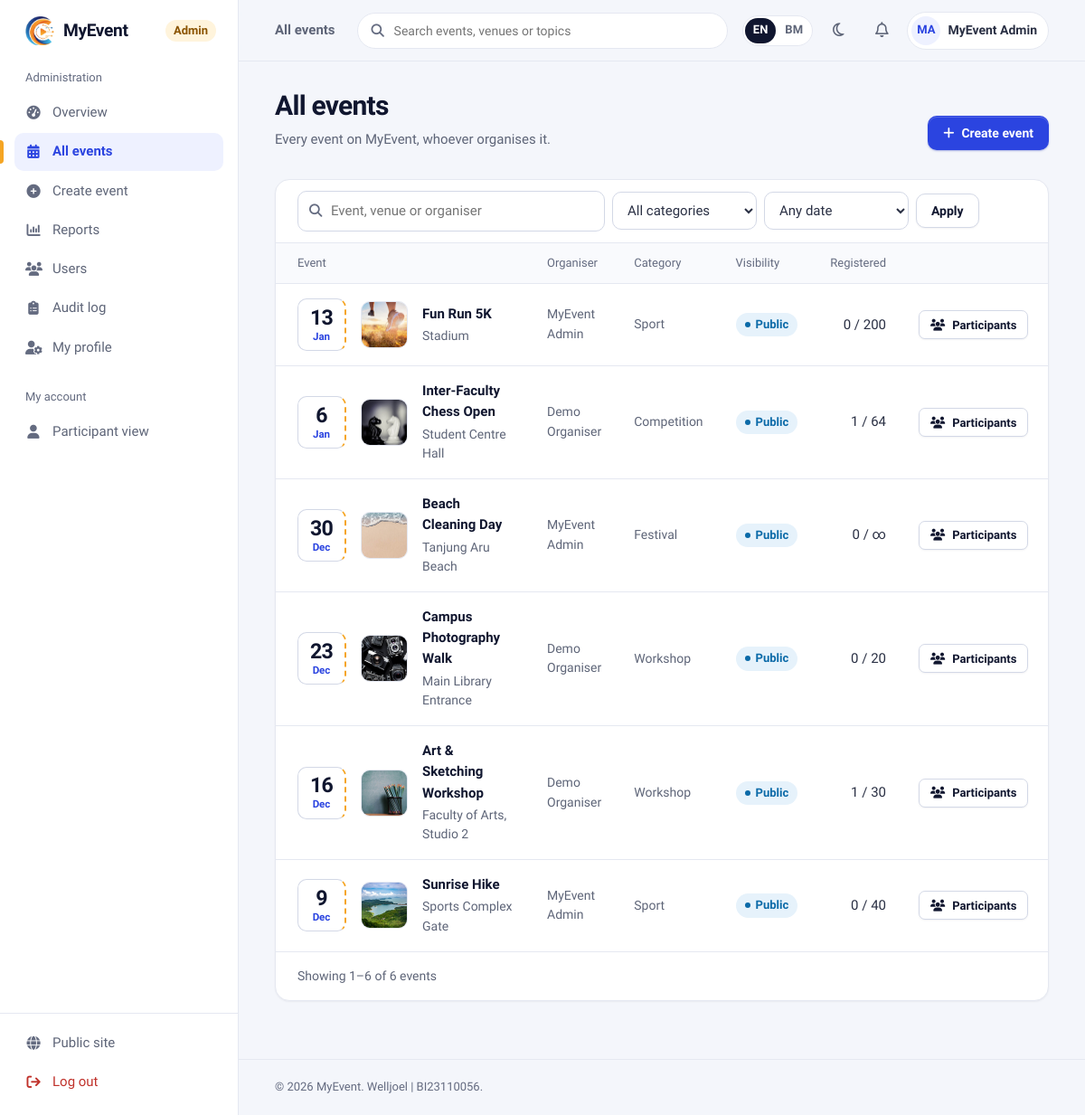
Screenshot of /admin/events/manage.php (signed in) with the database file from the repository.
### tables this page shows
CREATE TABLE IF NOT EXISTS `users` (
  `user_id` int(11) NOT NULL AUTO_INCREMENT,
  `category` enum('Staff','Student','Public') NOT NULL,
  `name` varchar(255) NOT NULL,
  `email` varchar(255) NOT NULL,
  `phone` varchar(20) DEFAULT NULL,
  `organization` varchar(255) NOT NULL,
  `recommend_events` text DEFAULT NULL,
  `password` varchar(255) NOT NULL,
  `role` enum('Admin','User') NOT NULL DEFAULT 'User',
  `created_at` timestamp NOT NULL DEFAULT current_timestamp(),
  `bio` text DEFAULT NULL,
  `profile_pic` varchar(255) DEFAULT NULL,
  `email_participant` tinyint(1) NOT NULL DEFAULT 1 COMMENT 'Emails about my own registrations and events I joined',
  `email_organiser` tinyint(1) NOT NULL DEFAULT 1 COMMENT 'Emails when people register for events I organise',
  `locale` varchar(5) DEFAULT NULL COMMENT 'Interface and email language: en or ms (NULL = not chosen yet)',
  PRIMARY KEY (`user_id`),
  UNIQUE KEY `email` (`email`)
);

CREATE TABLE IF NOT EXISTS `events` (
  `event_id` int(11) NOT NULL AUTO_INCREMENT,
  `event_name` varchar(255) NOT NULL,
  `description` text DEFAULT NULL,
  `contact_no` varchar(20) DEFAULT NULL,
  `category_id` int(10) unsigned DEFAULT NULL,
  `venue` varchar(255) NOT NULL,
  `event_date` date NOT NULL,
  `event_time` time NOT NULL,
  `end_time` time DEFAULT NULL,
  `mode` enum('Physical','Online','Hybrid') NOT NULL DEFAULT 'Physical',
  `remarks` text DEFAULT NULL,
  `visibility` enum('Public','Private') NOT NULL DEFAULT 'Public',
  `poster_path` varchar(255) DEFAULT NULL,
  `created_by` int(11) DEFAULT NULL,
  `created_at` timestamp NOT NULL DEFAULT current_timestamp(),
  `fee` decimal(10,2) NOT NULL DEFAULT 0.00,
  `reg_close_date` date DEFAULT NULL,
  `max_participants` int(11) NOT NULL DEFAULT 0,
  PRIMARY KEY (`event_id`),
  KEY `category_id` (`category_id`),
  KEY `fk_events_createdby` (`created_by`),
  KEY `idx_events_date` (`event_date`),
  CONSTRAINT `events_ibfk_1` FOREIGN KEY (`category_id`) REFERENCES `event_category` (`category_id`) ON DELETE SET NULL ON UPDATE CASCADE,
  CONSTRAINT `fk_events_createdby` FOREIGN KEY (`created_by`) REFERENCES `users` (`user_id`) ON DELETE SET NULL ON UPDATE CASCADE,
  CONSTRAINT `chk_events_fee` CHECK (`fee` >= 0),
  CONSTRAINT `chk_events_capacity` CHECK (`max_participants` >= 0)
);

CREATE TABLE IF NOT EXISTS `event_category` (
  `category_id` int(10) unsigned NOT NULL AUTO_INCREMENT,
  `categoryName` varchar(100) NOT NULL,
  `categoryDesc` varchar(100) NOT NULL,
  `createDate` timestamp NOT NULL DEFAULT current_timestamp(),
  PRIMARY KEY (`category_id`)
);

### admin/events/manage.php (the view, shortened to what the rows shown need)
<?php
require_once __DIR__ . '/../../config.php';
$where  = '1 = 1';
$types  = '';
$params = [];
$from  = 'FROM events e LEFT JOIN users u ON u.user_id = e.created_by LEFT JOIN event_category c ON c.category_id = e.category_id';
$total = (int) db_value($conn, "SELECT COUNT(*) $from WHERE $where", $types, $params);
$p     = paginate($total, 12);
$rows  = db_all($conn,
    "SELECT e.event_id, e.event_name, e.event_date, e.venue, e.visibility, e.max_participants, e.poster_path,
            u.name AS organiser, c.categoryName,
            (SELECT COUNT(*) FROM registrations r WHERE r.event_id = e.event_id AND r.approval_status <> 'Rejected') AS taken
     $from WHERE $where
     ORDER BY e.event_date DESC
     LIMIT ? OFFSET ?", $types . 'ii', array_merge($params, [$p['per_page'], $p['offset']]));
$nav_area   = 'admin';
include ROOT_PATH . '/include/layout/app_start.php';
?>
<div class="page-header">
    <div>
        <h1><?= t('All events') ?></h1>
    </div>
</div>
<section class="card">
    <?php if ($rows): ?>
        <div class="table-wrap">
            <table class="table">
                <thead>
                    <tr>
                        <th scope="col"><?= t('Event') ?></th>
                        <th scope="col"><?= t('Organiser') ?></th>
                        <th scope="col"><?= t('Category') ?></th>
                        <th scope="col"><?= t('Visibility') ?></th>
                        <th scope="col" class="num"><?= t('Registered') ?></th>
                        <th scope="col" class="actions"><span class="sr-only"><?= t('Actions') ?></span></th>
                    </tr>
                </thead>
                <tbody>
                <?php foreach ($rows as $row): ?>
                    <tr>
                        <td>
                            <div class="event-cell">
                                <?= datestub($row['event_date']) ?>
                                <img class="thumb" src="<?= e(poster_url($row['poster_path'])) ?>" alt="" loading="lazy">
                                <div>
                                    <a class="event-cell-title" href="<?= e(BASE_URL) ?>event_detail.php?id=<?= (int) $row['event_id'] ?>"><?= e($row['event_name']) ?></a>
                                    <div class="event-cell-meta"><?= e($row['venue']) ?></div>
                                </div>
                            </div>
                        </td>
                        <td class="cell-muted"><?= e($row['organiser'] ?? __('No organiser')) ?></td>
                        <td class="cell-muted"><?= e($row['categoryName'] ?? __('Uncategorised')) ?></td>
                        <td><?= status_badge($row['visibility']) ?></td>
                        <td class="num"><?= (int) $row['taken'] ?> / <?= (int) $row['max_participants'] > 0 ? (int) $row['max_participants'] : '&infin;' ?></td>
                        <td class="actions">
                            <a class="btn btn-secondary btn-sm" href="../organizer/manage_participants.php?event_id=<?= (int) $row['event_id'] ?>"><i class="fa-solid fa-users"></i> <?= t('Participants') ?></a>
                            <a class="btn btn-ghost btn-icon" href="edit.php?id=<?= (int) $row['event_id'] ?>" title="<?= t('Edit event') ?>" aria-label="<?= t('Edit {name}', ['name' => $row['event_name']]) ?>"><i class="fa-solid fa-pen"></i></a>
                        </td>
                    </tr>
                <?php endforeach; ?>
                </tbody>
            </table>
        </div>
    <?php endif; ?>
</section>
<?php include ROOT_PATH . '/include/layout/app_end.php'; ?>

### include/layout/app_start.php (shortened to what the rows shown need)
<?php
$nav_area   = $nav_area ?? 'user';
$__uid    = current_user_id();
$__me     = db_all($conn, 'SELECT name, profile_pic FROM users WHERE user_id = ?', 'i', [$__uid])[0]
            ?? ['name' => $_SESSION['name'] ?? '', 'profile_pic' => null];
$__avatar = avatar_url($__me['profile_pic']);
$u = BASE_URL;
$__profileUrl = $nav_area === 'admin' ? $u . 'admin/profile.php' : $u . 'users/profile.php';
?>
<!DOCTYPE html>
<html lang="<?= e(html_lang()) ?>">
<head>
    <link rel="stylesheet" href="https://cdnjs.cloudflare.com/ajax/libs/font-awesome/6.5.0/css/all.min.css">
    <link rel="stylesheet" href="<?= e($u) ?>assets/css/app.css?v=16">
</head>
<body class="app">
<div class="app-shell">
    <header class="topbar">
        <div class="topbar-actions">
            <a class="user-chip" href="<?= e($__profileUrl) ?>">
                <?php if ($__avatar): ?>
                    <img class="avatar" src="<?= e($__avatar) ?>" alt="">
                <?php else: ?>
                    <span class="avatar" aria-hidden="true"><?= e(initials($__me['name'])) ?></span>
                <?php endif; ?>
                <span class="user-chip-name"><?= e($__me['name']) ?></span>
            </a>
        </div>
    </header>
    <main class="app-main" id="main">

### include/helpers.php (shortened to what the rows shown need)
<?php
function poster_url(?string $file): string
{
    if ($file && basename($file) === $file) {
        foreach ([POSTER_DIR, 'assets/img'] as $dir) {
            if (is_file(ROOT_PATH . '/' . $dir . '/' . $file)) {
                return BASE_URL . $dir . '/' . rawurlencode($file);
            }
        }
    }
    return BASE_URL . 'assets/img/event-placeholder.svg';
}
function avatar_url(?string $file): ?string
{
    return null;
}
function datestub(?string $date): string
{
    if (!$date || !($ts = strtotime($date))) {
        return '<span class="datestub is-past" aria-label="' . e(__('No date')) . '"><b>–</b><span>' . e(__('TBA')) . '</span></span>';
    }
    $past = date('Y-m-d', $ts) < date('Y-m-d') ? ' is-past' : '';
    return '<span class="datestub' . $past . '" aria-label="' . e(ldate('j F Y', $ts)) . '"><b>'
        . date('j', $ts) . '</b><span>' . e(ldate('M', $ts)) . '</span></span>';
}
function status_badge(?string $status): string
{
    $map = [
        'Approved' => 'badge-success', 'Present' => 'badge-success', 'Public' => 'badge-info',
        'Pending'  => 'badge-warning', 'Private' => 'badge-warning',
        'Rejected' => 'badge-danger',
        'Absent'   => '',
        'Admin'    => 'badge-brand', 'User' => '',
    ];
    $status = $status ?: 'Unknown';
    return '<span class="badge ' . ($map[$status] ?? '') . '">' . e(status_label($status)) . '</span>';
}
function status_label(string $value): string
{
    $labels = [
        'Approved' => __('Approved'), 'Pending' => __('Pending'), 'Rejected' => __('Rejected'),
        'Present' => __('Present'), 'Absent' => __('Absent'),
        'Public' => __('Public'), 'Private' => __('Private'),
        'Admin' => __('Admin'), 'User' => __('User'),
        'Student' => __('Student'), 'Staff' => __('Staff'),
        'Physical' => __('Physical'), 'Online' => __('Online'), 'Hybrid' => __('Hybrid'),
        'Unknown' => __('Unknown'),
    ];
    return $labels[$value] ?? $value;
}
function initials(?string $name): string
{
    $parts = preg_split('/\s+/', trim((string) $name)) ?: [];
    $letters = '';
    foreach (array_slice(array_filter($parts), 0, 2) as $p) {
        $letters .= mb_strtoupper(mb_substr($p, 0, 1));
    }
    return $letters ?: '?';
}
function paginate(int $total, int $perPage = 10, string $param = 'page'): array
{
    $pages = max(1, (int) ceil($total / $perPage));
    $page  = min($pages, max(1, (int) ($_GET[$param] ?? 1)));
    return ['page' => $page, 'per_page' => $perPage, 'total' => $total, 'pages' => $pages, 'offset' => ($page - 1) * $perPage];
}
function db_all(mysqli $conn, string $sql, string $types = '', array $params = []): array
{
    $stmt = $conn->prepare($sql);
    if ($types !== '') {
        $stmt->bind_param($types, ...$params);
    }
    $stmt->execute();
    $rows = $stmt->get_result()->fetch_all(MYSQLI_ASSOC);
    return $rows;
}
function db_value(mysqli $conn, string $sql, string $types = '', array $params = [])
{
    $stmt = $conn->prepare($sql);
    if ($types !== '') {
        $stmt->bind_param($types, ...$params);
    }
    $stmt->execute();
    $row = $stmt->get_result()->fetch_row();
    return $row[0] ?? null;
}

### rows the page displays
users: name "MA", name "MyEvent Admin"
events: event_date "13", event_date "Jan", poster_path (picture), event_name "Fun Run 5K", venue "Stadium", created_by.name "MyEvent Admin", category.categoryName "Sport", visibility "Public", taken "0", max_participants "200"
events: event_date "6", event_date "Jan", poster_path (picture), event_name "Inter-Faculty Chess Open", venue "Student Centre Hall", created_by.name "Demo Organiser", category.categoryName "Competition", visibility "Public", taken "1", max_participants "64"
events: event_date "30", event_date "Dec", poster_path (picture), event_name "Beach Cleaning Day", venue "Tanjung Aru Beach", created_by.name "MyEvent Admin", category.categoryName "Festival", visibility "Public", taken "0"
events: event_date "23", event_date "Dec", poster_path (picture), event_name "Campus Photography Walk", venue "Main Library Entrance", created_by.name "Demo Organiser", category.categoryName "Workshop", visibility "Public", taken "0", max_participants "20"
events: event_date "16", event_date "Dec", poster_path (picture), event_name "Art & Sketching Workshop", venue "Faculty of Arts, Studio 2", created_by.name "Demo Organiser", category.categoryName "Workshop", visibility "Public", taken "1", max_participants "30"
events: event_date "9", event_date "Dec", poster_path (picture), event_name "Sunrise Hike", venue "Sports Complex Gate", created_by.name "MyEvent Admin", category.categoryName "Sport", visibility "Public", taken "0", max_participants "40"

### other values shown
APP_NAME "MyEvent"
t('Admin') "Admin"
$__group "Administration"
$__l[0] "Overview"
$__l[0] "All events"
$__l[0] "Create event"
$__l[0] "Reports"
$__l[0] "Users"
$__l[0] "Audit log"
$__l[0] "My profile"
$__group "My account"
$__l[0] "Participant view"
t('Public site') "Public site"
t('Log out') "Log out"
$page_title "All events"
